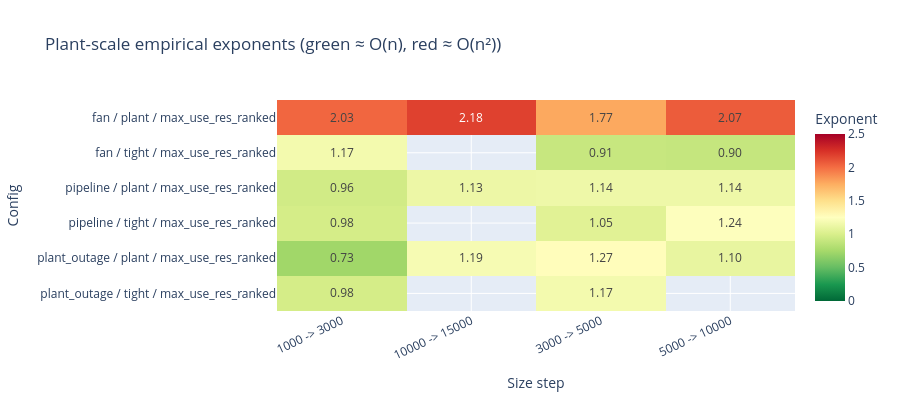

Notebook code for this chart:
### Markdown cell above
### Plant Empirical Scaling Exponents

Same exponent analysis applied to the plant-scale results.  The fixed crew
pool (`plant` mode: MECH=40, ELEC=20, IC=10) means constraint pressure
increases with n, unlike the `unconstrained` pool.
Exponents above 1.5 at outage scale are a warning sign that a particular
SGS + topology combination will not handle 15 K activities in reasonable
wall-clock time.

### Code cell
exp_plant = compute_exponents(df_plant)

exp_plant_summary = (
    exp_plant.groupby(['topology', 'pool', 'sgs'])['exponent']
    .agg(['mean', 'min', 'max'])
    .round(2)
    .rename(columns={'mean': 'mean_exp', 'min': 'min_exp', 'max': 'max_exp'})
    .reset_index()
    .sort_values(['topology', 'pool', 'mean_exp'])
)

display(exp_plant_summary)

if not exp_plant.empty:
    pivot_p = exp_plant.pivot_table(
        index=['topology', 'pool', 'sgs'],
        columns='step',
        values='exponent',
        aggfunc='first',
    )
    pivot_p.index = [' / '.join(idx) for idx in pivot_p.index]
    fig = px.imshow(
        pivot_p,
        color_continuous_scale='RdYlGn_r',
        zmin=0.0, zmax=2.5,
        text_auto='.2f',
        aspect='auto',
        title='Plant-scale empirical exponents (green ≈ O(n), red ≈ O(n²))',
        labels={'x': 'Size step', 'y': 'Config', 'color': 'Exponent'},
        height=max(400, 120 + len(pivot_p) * 40),
    )
    fig.update_layout(xaxis_tickangle=-25)
    fig.show()

### Figure 1 — Plotly figure (JSON) as saved in the notebook; plotly's stock layout.template omitted (floating-point values rounded to 4 significant figures)
{"data": [{"coloraxis": "coloraxis", "hovertemplate": "Size step: %{x}<br>Config: %{y}<br>Exponent: %{z}<extra></extra>", "name": "0", "texttemplate": "%{z:.2f}", "type": "heatmap", "x": ["1000 -> 3000", "10000 -> 15000", "3000 -> 5000", "5000 -> 10000"], "xaxis": "x", "y": ["fan / plant / max_use_res_ranked", "fan / tight / max_use_res_ranked", "pipeline / plant / max_use_res_ranked", "pipeline / tight / max_use_res_ranked", "plant_outage / plant / max_use_res_ranked", "plant_outage / tight / max_use_res_ranked"], "yaxis": "y", "z": [[2.03, 2.18, 1.77, 2.07], [1.17, NaN, 0.91, 0.9], [0.96, 1.13, 1.14, 1.14], [0.98, NaN, 1.05, 1.24], [0.73, 1.19, 1.27, 1.1], [0.98, NaN, 1.17, NaN]]}], "layout": {"coloraxis": {"cmax": 2.5, "cmin": 0, "colorbar": {"title": {"text": "Exponent"}}, "colorscale": [[0, "rgb(0,104,55)"], [0.1, "rgb(26,152,80)"], [0.2, "rgb(102,189,99)"], [0.3, "rgb(166,217,106)"], [0.4, "rgb(217,239,139)"], [0.5, "rgb(255,255,191)"], [0.6, "rgb(254,224,139)"], [0.7, "rgb(253,174,97)"], [0.8, "rgb(244,109,67)"], [0.9, "rgb(215,48,39)"], [1, "rgb(165,0,38)"]]}, "height": 400, "title": {"text": "Plant-scale empirical exponents (green ≈ O(n), red ≈ O(n²))"}, "xaxis": {"anchor": "y", "domain": [0, 1], "tickangle": -25, "title": {"text": "Size step"}}, "yaxis": {"anchor": "x", "autorange": "reversed", "domain": [0, 1], "title": {"text": "Config"}}}}
